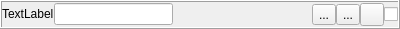
<?xml version="1.0" encoding="UTF-8"?>
<ui version="4.0">
 <class>FolderWidget</class>
 <widget class="QWidget" name="FolderWidget">
  <property name="geometry">
   <rect>
    <x>0</x>
    <y>0</y>
    <width>400</width>
    <height>29</height>
   </rect>
  </property>
  <property name="windowTitle">
   <string>Form</string>
  </property>
  <layout class="QVBoxLayout" name="verticalLayout">
   <property name="spacing">
    <number>0</number>
   </property>
   <property name="leftMargin">
    <number>0</number>
   </property>
   <property name="topMargin">
    <number>0</number>
   </property>
   <property name="rightMargin">
    <number>0</number>
   </property>
   <property name="bottomMargin">
    <number>0</number>
   </property>
   <item>
    <widget class="QFrame" name="frame">
     <property name="frameShape">
      <enum>QFrame::Box</enum>
     </property>
     <property name="frameShadow">
      <enum>QFrame::Raised</enum>
     </property>
     <layout class="QHBoxLayout" name="horizontalLayout">
      <property name="spacing">
       <number>0</number>
      </property>
      <property name="leftMargin">
       <number>0</number>
      </property>
      <property name="topMargin">
       <number>0</number>
      </property>
      <property name="rightMargin">
       <number>0</number>
      </property>
      <property name="bottomMargin">
       <number>0</number>
      </property>
      <item>
       <widget class="QLabel" name="nameLabel">
        <property name="sizePolicy">
         <sizepolicy hsizetype="Preferred" vsizetype="Fixed">
          <horstretch>0</horstretch>
          <verstretch>0</verstretch>
         </sizepolicy>
        </property>
        <property name="text">
         <string>TextLabel</string>
        </property>
        <property name="margin">
         <number>5</number>
        </property>
       </widget>
      </item>
      <item>
       <widget class="QLineEdit" name="nameLineEdit"/>
      </item>
      <item>
       <spacer name="horizontalSpacer">
        <property name="orientation">
         <enum>Qt::Horizontal</enum>
        </property>
        <property name="sizeHint" stdset="0">
         <size>
          <width>132</width>
          <height>20</height>
         </size>
        </property>
       </spacer>
      </item>
      <item>
       <widget class="QLabel" name="label">
        <property name="text">
         <string/>
        </property>
        <property name="margin">
         <number>5</number>
        </property>
       </widget>
      </item>
      <item>
       <widget class="QToolButton" name="editButton">
        <property name="text">
         <string>...</string>
        </property>
        <property name="icon">
         <iconset resource="icons.qrc">
          <normaloff>:/icons/icons/accessories-text-editor.png</normaloff>:/icons/icons/accessories-text-editor.png</iconset>
        </property>
       </widget>
      </item>
      <item>
       <widget class="QToolButton" name="deleteButton">
        <property name="text">
         <string>...</string>
        </property>
        <property name="icon">
         <iconset resource="icons.qrc">
          <normaloff>:/icons/icons/list-remove.png</normaloff>:/icons/icons/list-remove.png</iconset>
        </property>
        <property name="iconSize">
         <size>
          <width>16</width>
          <height>16</height>
         </size>
        </property>
       </widget>
      </item>
      <item>
       <widget class="QToolButton" name="printButton">
        <property name="text">
         <string/>
        </property>
        <property name="icon">
         <iconset resource="icons.qrc">
          <normaloff>:/icons/icons/printer.png</normaloff>:/icons/icons/printer.png</iconset>
        </property>
       </widget>
      </item>
      <item>
       <widget class="QCheckBox" name="printCheckBox">
        <property name="sizePolicy">
         <sizepolicy hsizetype="Fixed" vsizetype="Fixed">
          <horstretch>0</horstretch>
          <verstretch>0</verstretch>
         </sizepolicy>
        </property>
        <property name="text">
         <string/>
        </property>
       </widget>
      </item>
     </layout>
    </widget>
   </item>
  </layout>
 </widget>
 <resources>
  <include location="icons.qrc"/>
 </resources>
 <connections/>
</ui>
